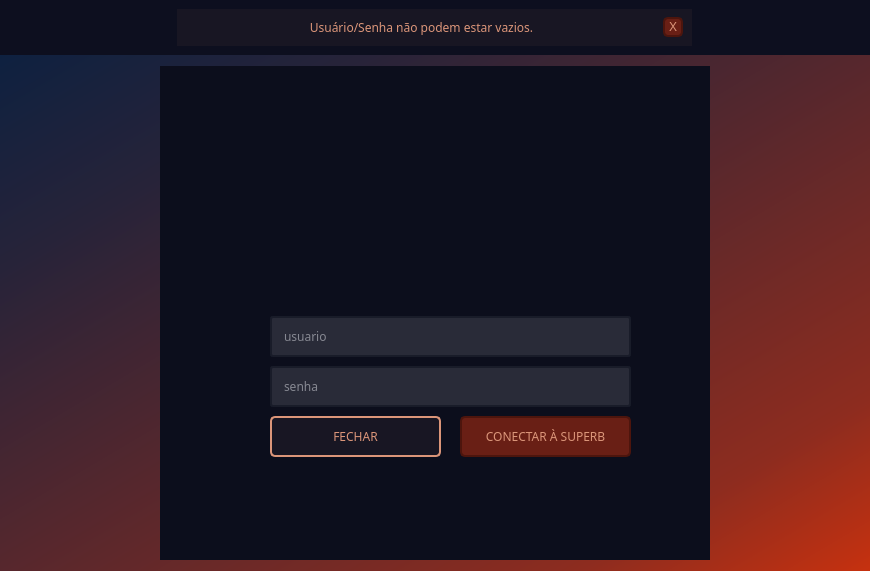
<?xml version="1.0" encoding="UTF-8"?>
<ui version="4.0">
 <class>SuperbLogin</class>
 <widget class="QMainWindow" name="SuperbLogin">
  <property name="geometry">
   <rect>
    <x>0</x>
    <y>0</y>
    <width>870</width>
    <height>571</height>
   </rect>
  </property>
  <property name="minimumSize">
   <size>
    <width>870</width>
    <height>571</height>
   </size>
  </property>
  <property name="maximumSize">
   <size>
    <width>870</width>
    <height>571</height>
   </size>
  </property>
  <property name="windowTitle">
   <string>Superb</string>
  </property>
  <property name="windowIcon">
   <iconset resource="../../../../../../../../../../../PycharmProjects/Superb/file_rc.qrc">
    <normaloff>:/Icone Site/images/icone site.png</normaloff>:/Icone Site/images/icone site.png</iconset>
  </property>
  <property name="styleSheet">
   <string notr="true"/>
  </property>
  <widget class="QWidget" name="centralwidget">
   <property name="minimumSize">
    <size>
     <width>870</width>
     <height>545</height>
    </size>
   </property>
   <layout class="QVBoxLayout" name="verticalLayout">
    <property name="spacing">
     <number>0</number>
    </property>
    <property name="leftMargin">
     <number>0</number>
    </property>
    <property name="topMargin">
     <number>0</number>
    </property>
    <property name="rightMargin">
     <number>0</number>
    </property>
    <property name="bottomMargin">
     <number>0</number>
    </property>
    <item>
     <widget class="QFrame" name="cabecalho">
      <property name="maximumSize">
       <size>
        <width>16777215</width>
        <height>55</height>
       </size>
      </property>
      <property name="styleSheet">
       <string notr="true">background-color: rgb(13, 15, 31);</string>
      </property>
      <property name="frameShape">
       <enum>QFrame::NoFrame</enum>
      </property>
      <property name="frameShadow">
       <enum>QFrame::Raised</enum>
      </property>
      <layout class="QHBoxLayout" name="horizontalLayout_2">
       <property name="spacing">
        <number>7</number>
       </property>
       <property name="leftMargin">
        <number>11</number>
       </property>
       <property name="topMargin">
        <number>9</number>
       </property>
       <property name="rightMargin">
        <number>11</number>
       </property>
       <property name="bottomMargin">
        <number>9</number>
       </property>
       <item>
        <widget class="QFrame" name="login_error">
         <property name="maximumSize">
          <size>
           <width>515</width>
           <height>16777215</height>
          </size>
         </property>
         <property name="styleSheet">
          <string notr="true">background-color: rgb(24, 22, 35);
color: rgb(219, 149, 121);</string>
         </property>
         <property name="frameShape">
          <enum>QFrame::NoFrame</enum>
         </property>
         <property name="frameShadow">
          <enum>QFrame::Raised</enum>
         </property>
         <layout class="QHBoxLayout" name="horizontalLayout_3">
          <property name="topMargin">
           <number>5</number>
          </property>
          <property name="bottomMargin">
           <number>5</number>
          </property>
          <item>
           <widget class="QLabel" name="texto_erro_login">
            <property name="font">
             <font>
              <family>OCR A Extended</family>
              <pointsize>9</pointsize>
             </font>
            </property>
            <property name="text">
             <string>Usuário/Senha não podem estar vazios.</string>
            </property>
            <property name="alignment">
             <set>Qt::AlignCenter</set>
            </property>
           </widget>
          </item>
          <item>
           <widget class="QPushButton" name="fechar_cabecalho">
            <property name="maximumSize">
             <size>
              <width>20</width>
              <height>20</height>
             </size>
            </property>
            <property name="font">
             <font>
              <pointsize>9</pointsize>
             </font>
            </property>
            <property name="styleSheet">
             <string notr="true">QPushButton {
	background-color: rgb(105, 31, 21);
	border: 2px solid rgb(77, 21, 13);
	border-radius: 5px;
	color: rgb(219, 149, 121);
}
QPushButton:hover {
	background-color: rgb(141, 44, 31);
	border: 2px solid rgb(105, 32, 22);
}
QPushButton:pressed {
	background-color: rgb(24, 22, 35);
	border: 2px solid rgb(219, 149, 121);
}</string>
            </property>
            <property name="text">
             <string>X</string>
            </property>
           </widget>
          </item>
         </layout>
        </widget>
       </item>
      </layout>
     </widget>
    </item>
    <item>
     <widget class="QFrame" name="central">
      <property name="maximumSize">
       <size>
        <width>16777215</width>
        <height>16777215</height>
       </size>
      </property>
      <property name="font">
       <font>
        <pointsize>10</pointsize>
       </font>
      </property>
      <property name="styleSheet">
       <string notr="true">background-color: qlineargradient(spread:pad, x1:0, y1:0, x2:1, y2:1, stop:0 rgba(14, 33, 64, 255), stop:0.208955 rgba(39, 35, 57, 255), stop:0.830846 rgba(141, 44, 31, 255), stop:1 rgba(199, 49, 15, 255));</string>
      </property>
      <property name="frameShape">
       <enum>QFrame::NoFrame</enum>
      </property>
      <property name="frameShadow">
       <enum>QFrame::Raised</enum>
      </property>
      <layout class="QHBoxLayout" name="horizontalLayout">
       <property name="leftMargin">
        <number>11</number>
       </property>
       <property name="topMargin">
        <number>11</number>
       </property>
       <property name="rightMargin">
        <number>11</number>
       </property>
       <property name="bottomMargin">
        <number>11</number>
       </property>
       <item>
        <widget class="QFrame" name="conteudo">
         <property name="maximumSize">
          <size>
           <width>550</width>
           <height>16777215</height>
          </size>
         </property>
         <property name="styleSheet">
          <string notr="true">background-color: rgb(12, 14, 28);</string>
         </property>
         <property name="frameShape">
          <enum>QFrame::NoFrame</enum>
         </property>
         <property name="frameShadow">
          <enum>QFrame::Raised</enum>
         </property>
         <widget class="QLineEdit" name="user">
          <property name="geometry">
           <rect>
            <x>110</x>
            <y>250</y>
            <width>361</width>
            <height>41</height>
           </rect>
          </property>
          <property name="font">
           <font>
            <family>OCR A Extended</family>
            <pointsize>9</pointsize>
            <weight>50</weight>
            <italic>false</italic>
            <bold>false</bold>
            <kerning>true</kerning>
           </font>
          </property>
          <property name="styleSheet">
           <string notr="true">QLineEdit {
	border: 2px solid rgb(25, 28, 41);
	border-radius: 3px;
	padding: 10px;
	background-color: rgb(41, 43, 56);
	color: rgb(228, 230, 235);
}
QLineEdit:hover {
	border: 2px solid rgb(12, 14, 28);
}
QLineEdit:focus {
	border: 2px solid rgb(199, 49, 15);
}</string>
          </property>
          <property name="maxLength">
           <number>32</number>
          </property>
          <property name="echoMode">
           <enum>QLineEdit::Normal</enum>
          </property>
          <property name="placeholderText">
           <string>usuario</string>
          </property>
          <property name="clearButtonEnabled">
           <bool>false</bool>
          </property>
         </widget>
         <widget class="QPushButton" name="conectar_login">
          <property name="geometry">
           <rect>
            <x>300</x>
            <y>350</y>
            <width>171</width>
            <height>41</height>
           </rect>
          </property>
          <property name="font">
           <font>
            <family>OCR A Extended</family>
            <pointsize>9</pointsize>
            <weight>50</weight>
            <bold>false</bold>
           </font>
          </property>
          <property name="cursor">
           <cursorShape>PointingHandCursor</cursorShape>
          </property>
          <property name="styleSheet">
           <string notr="true">QPushButton {
	background-color: rgb(105, 31, 21);
	border: 2px solid rgb(77, 21, 13);
	border-radius: 5px;
	color: rgb(219, 149, 121);
}
QPushButton:hover {
	background-color: rgb(141, 44, 31);
	border: 2px solid rgb(105, 32, 22);
}
QPushButton:pressed {
	background-color: rgb(24, 22, 35);
	border: 2px solid rgb(219, 149, 121);
}</string>
          </property>
          <property name="text">
           <string>CONECTAR À SUPERB</string>
          </property>
         </widget>
         <widget class="QLabel" name="icon_user">
          <property name="geometry">
           <rect>
            <x>75</x>
            <y>250</y>
            <width>31</width>
            <height>41</height>
           </rect>
          </property>
          <property name="styleSheet">
           <string notr="true">image: url(:/User/images/user.png);</string>
          </property>
          <property name="text">
           <string/>
          </property>
         </widget>
         <widget class="QLabel" name="icon_senha">
          <property name="geometry">
           <rect>
            <x>75</x>
            <y>300</y>
            <width>31</width>
            <height>41</height>
           </rect>
          </property>
          <property name="styleSheet">
           <string notr="true">image: url(:/Senha/images/senha.png);</string>
          </property>
          <property name="text">
           <string/>
          </property>
         </widget>
         <widget class="QPushButton" name="fechar_login">
          <property name="geometry">
           <rect>
            <x>110</x>
            <y>350</y>
            <width>171</width>
            <height>41</height>
           </rect>
          </property>
          <property name="font">
           <font>
            <family>OCR A Extended</family>
            <pointsize>9</pointsize>
           </font>
          </property>
          <property name="cursor">
           <cursorShape>PointingHandCursor</cursorShape>
          </property>
          <property name="styleSheet">
           <string notr="true">QPushButton {
	background-color: rgb(24, 22, 35);
	border: 2px solid rgb(219, 149, 121);
	border-radius: 5px;
	color: rgb(219, 149, 121);
}
QPushButton:hover {
	background-color: rgb(23, 19, 48);
	border: 2px solid rgb(219, 149, 121);
}
QPushButton:pressed {
	background-color: rbg(250, 270, 200);
	border: 2px solid rgb(255, 255, 255);
}</string>
          </property>
          <property name="text">
           <string>FECHAR</string>
          </property>
         </widget>
         <widget class="QFrame" name="logo_superb">
          <property name="geometry">
           <rect>
            <x>75</x>
            <y>19</y>
            <width>400</width>
            <height>231</height>
           </rect>
          </property>
          <property name="styleSheet">
           <string notr="true">background-position: center;
image: url(:/Logo/images/logo.png);
background-repeat: no-repeat;</string>
          </property>
          <property name="frameShape">
           <enum>QFrame::NoFrame</enum>
          </property>
          <property name="frameShadow">
           <enum>QFrame::Raised</enum>
          </property>
         </widget>
         <widget class="QLineEdit" name="user_2">
          <property name="geometry">
           <rect>
            <x>110</x>
            <y>300</y>
            <width>361</width>
            <height>41</height>
           </rect>
          </property>
          <property name="font">
           <font>
            <family>OCR A Extended</family>
            <pointsize>9</pointsize>
            <weight>50</weight>
            <italic>false</italic>
            <bold>false</bold>
            <kerning>true</kerning>
           </font>
          </property>
          <property name="styleSheet">
           <string notr="true">QLineEdit {
	border: 2px solid rgb(25, 28, 41);
	border-radius: 3px;
	padding: 10px;
	background-color: rgb(41, 43, 56);
	color: rgb(228, 230, 235);
}
QLineEdit:hover {
	border: 2px solid rgb(12, 14, 28);
}
QLineEdit:focus {
	border: 2px solid rgb(199, 49, 15);
}</string>
          </property>
          <property name="maxLength">
           <number>16</number>
          </property>
          <property name="echoMode">
           <enum>QLineEdit::Password</enum>
          </property>
          <property name="placeholderText">
           <string>senha</string>
          </property>
          <property name="clearButtonEnabled">
           <bool>false</bool>
          </property>
         </widget>
        </widget>
       </item>
      </layout>
     </widget>
    </item>
   </layout>
  </widget>
  <widget class="QMenuBar" name="menubar">
   <property name="geometry">
    <rect>
     <x>0</x>
     <y>0</y>
     <width>870</width>
     <height>26</height>
    </rect>
   </property>
  </widget>
 </widget>
 <resources>
  <include location="../../../../../../../../../../../PycharmProjects/Superb/file_rc.qrc"/>
 </resources>
 <connections>
  <connection>
   <sender>fechar_login</sender>
   <signal>pressed()</signal>
   <receiver>SuperbLogin</receiver>
   <slot>close()</slot>
   <hints>
    <hint type="sourcelabel">
     <x>355</x>
     <y>462</y>
    </hint>
    <hint type="destinationlabel">
     <x>434</x>
     <y>285</y>
    </hint>
   </hints>
  </connection>
 </connections>
</ui>
